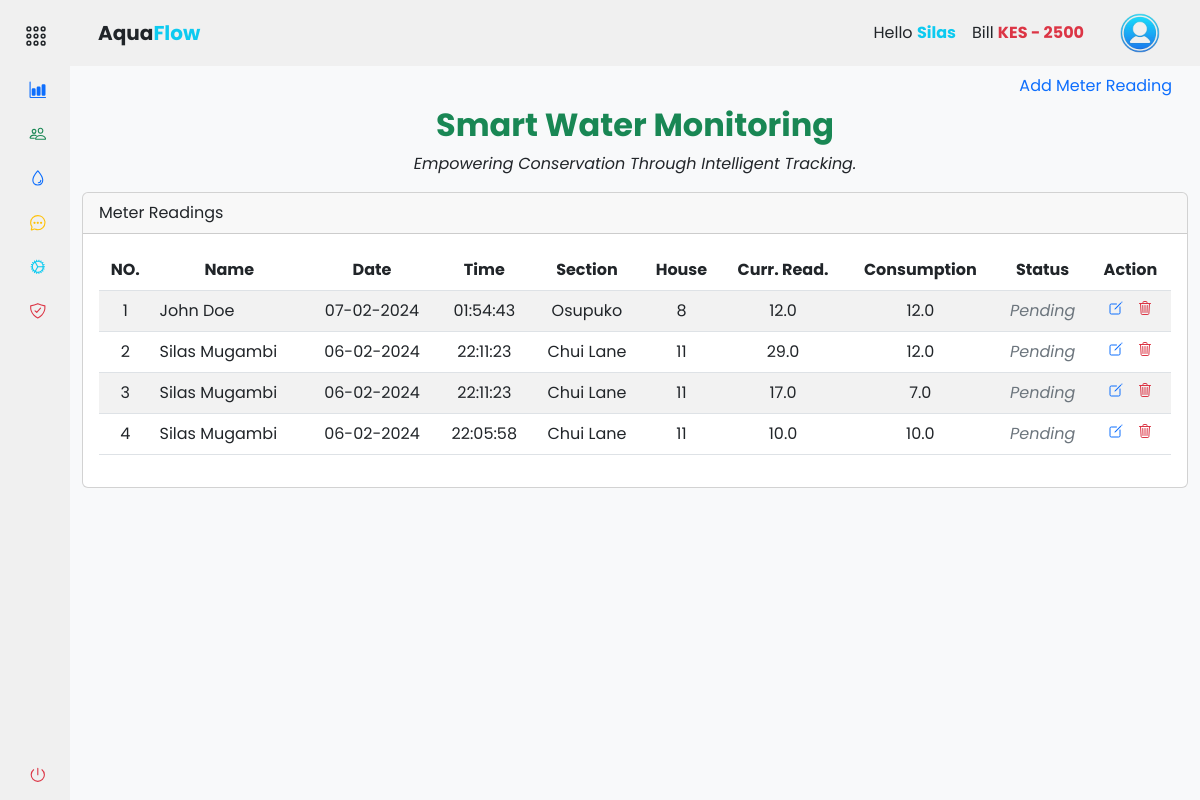
Page /accounts/records/meter_readings (signed in) on the earlier database version.
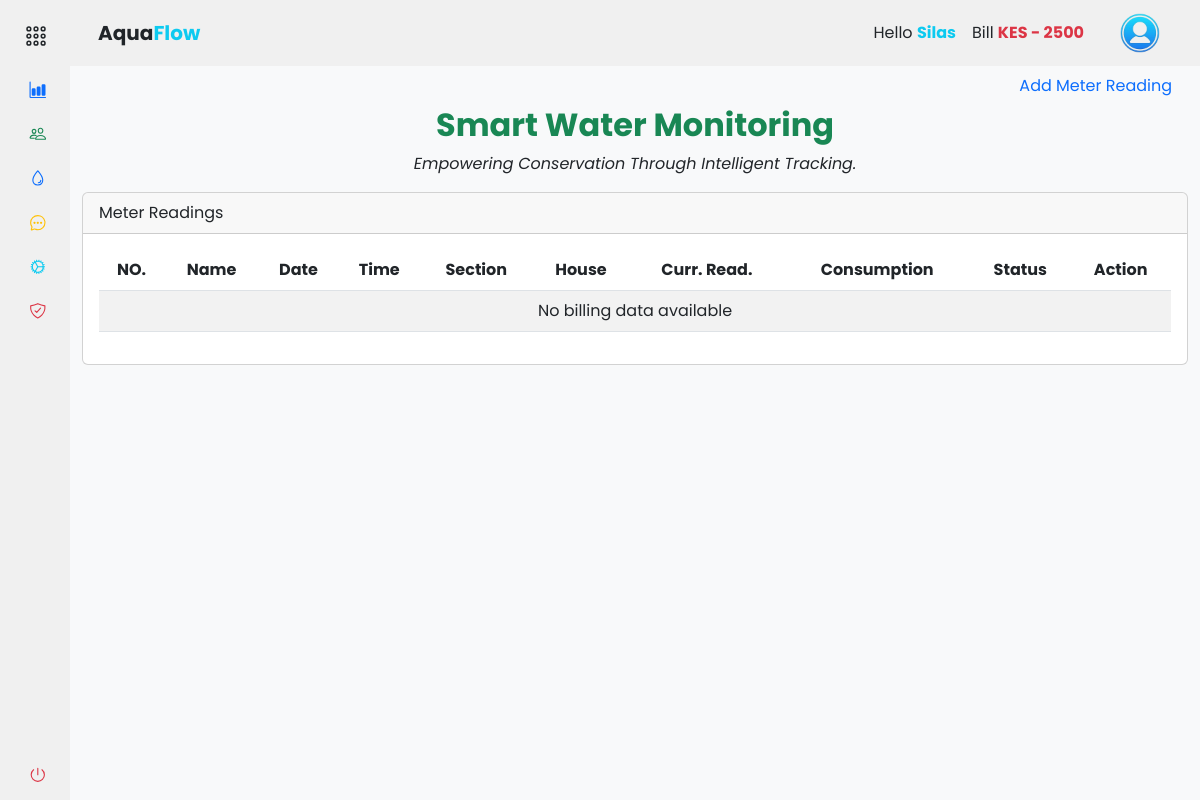
Same page on the later database version.
### app/backend/models/user.py (models this page shows, shortened)
class User(db.Model, UserMixin):
    id = db.Column(db.Integer, primary_key=True)
    mobile_number = db.Column(db.String(20), unique=True, nullable=False)
    password_hash = db.Column(db.String(128), nullable=False)
    first_name = db.Column(db.String(50))
    last_name = db.Column(db.String(50))
    email = db.Column(db.String(120))
    house_section = db.Column(db.String(50))
    house_number = db.Column(db.String(20))
    profile_image = db.Column(db.String(255))
    is_active = db.Column(db.Boolean, default=True)
    is_admin = db.Column(db.Boolean, default=False)
    meter_readings = db.relationship('MeterReading', backref='user', lazy=True)
    payments = db.relationship('Payment', backref='user', lazy=True)

class MeterReading(db.Model):
    id = db.Column(db.Integer, primary_key=True)
    user_id = db.Column(db.Integer, db.ForeignKey('user.id'), nullable=False)
    timestamp = db.Column(db.DateTime, default=datetime.now(timezone.utc) + timedelta(hours=3), nullable=False)
    customer_name = db.Column(db.String(50))
    house_section = db.Column(db.String(50))
    house_number = db.Column(db.String(20))
    reading_value = db.Column(db.Float)
    consumed = db.Column(db.Float)
    unit_price = db.Column(db.Float)
    service_fee = db.Column(db.Float)
    sub_total_price = db.Column(db.Float)
    total_price = db.Column(db.Float)
    reading_status = db.Column(db.Boolean, default=False)

### app/backend/accounts/records/routes.py (the view, shortened to what this page needs)
@records_bp.route('/meter_readings', methods=['GET', 'POST'])
@login_required
def meter_readings():
    add_meter_reading_form = AddMeterReadingForm()
    edit_meter_reading_form = EditMeterReadingForm()
    house_sections = db.session.query(User.house_section.distinct()).all()
    meter_readings = get_meter_readings(current_user)
    return render_template('accounts/meter_readings.html', house_sections=house_sections, meter_readings=meter_readings, form=add_meter_reading_form, edit_form=edit_meter_reading_form, hide_footer=True)

### app/backend/accounts/accounts_context.py (called while the page is built)
def accounts_context():
    people = 'silas'
    bill = int('2500')
    return {'people': people, 'bill': bill}

def inject_now():
    return {'now': datetime.utcnow() + timedelta(hours=3)}

### app/backend/accounts/records/meter_readings.py (called while the page is built)
def get_meter_readings(current_user):
    return MeterReading.query.filter_by(user_id=current_user.id).all()

### app/assets/templates/accounts/meter_readings.html (shortened to what this page needs)
{% extends 'base.html' %} {% block content %}
<section class="container-fluid">
  <ul class="nav nav-pills justify-content-end border-0">
    <li type="button" class="nav-item">
      <a
        class="nav-link"
        data-bs-toggle="modal"
        data-bs-target="#addMeterReadingModal"
        >Add Meter Reading</a
      >
    </li>
  </ul>
  <div class="text-center">
    <h2 class="fw-bold text-success">Smart Water Monitoring</h2>
    <p class="mt-2 fst-italic">
      Empowering Conservation Through Intelligent Tracking.
    </p>
  </div>
  <div class="col-md-12">
    <div class="card mt-3 mb-3">
      <div class="card-header">Meter Readings</div>
      <div class="card-body">
        <div class="table-responsive">
          <table
            class="table table-striped text-center data-table"
            style="width: 100%"
          >
            <thead>
              <tr>
                <th scope="col">NO.</th>
                <th scope="col">Name</th>
                <th scope="col">Date</th>
                <th scope="col">Time</th>
                <th scope="col">Section</th>
                <th scope="col">House</th>
                <th scope="col">Curr. Read.</th>
                <th scope="col">Consumption</th>
                <th scope="col">Status</th>
                <th scope="col">Action</th>
              </tr>
            </thead>
            <tbody>
              {% if meter_readings %} {% for reading in meter_readings | reverse
              %}
              <tr>
                <td>{{ loop.index }}</td>
                <td class="text-start">{{ reading.customer_name.title() }}</td>
                <td>{{ reading.timestamp.strftime('%d-%m-%Y') }}</td>
                <td>
                  {{ reading.timestamp.strftime('%H:%M:%S') if reading.timestamp
                  else '' }}
                </td>
                <td>{{ reading.house_section.title() }}</td>
                <td>{{ reading.house_number }}</td>
                <td>{{ reading.reading_value }}</td>
                <td>{{ reading.consumed }}</td>
                <td
                  class="fst-italic {% if reading.reading_status %}text-success{% else %}text-secondary{% endif %}"
                >
                  {{ 'Cleared' if reading.reading_status else 'Pending' }}
                </td>
                <td>
                  <a
                    action="{{ url_for('accounts.records.edit_meter_reading', meter_reading_id=reading.id) }}"
                    class="me-2"
                    data-bs-toggle="modal"
                    data-bs-target="#editConfirmationModal{{ reading.id }}"
                  >
                    <ion-icon
                      name="create-outline"
                      class="text-primary"
                    ></ion-icon>
                  </a>
                  <a
                    action="#deleteConfirmationModal_{{ reading.id }}"
                    class=""
                    data-bs-toggle="modal"
                    data-bs-target="#deleteConfirmationModal_{{ reading.id }}"
                  >
                    <ion-icon
                      name="trash-outline"
                      class="text-danger"
                    ></ion-icon>
                  </a>
                </td>
              </tr>
              {% endfor %}{% else %}
              <tr>
                <td colspan="12">No billing data available</td>
              </tr>
              {% endif %}
            </tbody>
          </table>
        </div>
      </div>
    </div>
  </div>
</section>
{% endblock %}

### app/assets/templates/base.html (shortened to what this page needs)
<!DOCTYPE html>
<html lang="en">
  <head>
    <link
      rel="stylesheet"
      href="{{ url_for('static', filename='css/vendor/bootstrap.min.css') }}"
    />
    <link
      rel="stylesheet"
      href="{{ url_for('static', filename='css/datatables/dataTables.bootstrap5.min.css') }}"
    />
    <link
      rel="stylesheet"
      href="{{ url_for('static', filename='css/styles.css') }}"
    />
  </head>
  <body>
    <div class="wrapper">
      {% include '/components/sidebar.html' %}
      <main class="main">
        {% include '/components/navbar.html' %}
        {% block content %}{% endblock %}
      </main>
    </div>
  </body>
</html>

### app/assets/templates/components/sidebar.html (shortened to what this page needs)
{% if not hide_sidebar %}
<aside id="sidebar">
  <div class="d-flex mt-2">
    <button class="toggle-btn" type="button">
      <ion-icon name="apps-outline" class="text-dark"></ion-icon>
    </button>
  </div>
  <ul class="sidebar-nav">
    <li class="sidebar-item">
      <a
        href="{{ url_for('accounts.dashboard.dashboard') }}"
        class="sidebar-link"
      >
        <ion-icon name="bar-chart" class="text-primary me-2"></ion-icon>
      </a>
    </li>
    <li class="sidebar-item">
      <a
        href="{{ url_for('accounts.people.people_list') }}"
        class="sidebar-link"
      >
        <ion-icon name="people-outline" class="text-success"></ion-icon>
      </a>
    </li>
    <li class="sidebar-item">
      <a
        href="#records_water_supply"
        class="sidebar-link collapsed has-dropdown"
        data-bs-toggle="collapse"
        data-bs-target="#records_water"
        aria-expanded="false"
        aria-controls="records_water"
      >
        <ion-icon name="water-outline" class="text-primary"></ion-icon>
      </a>
    </li>
    <li class="sidebar-item">
      <a
        href="{{ url_for('accounts.messages.messages') }}"
        class="sidebar-link"
      >
        <ion-icon
          name="chatbubble-ellipses-outline"
          class="text-warning"
        ></ion-icon>
      </a>
    </li>
    <li class="sidebar-item">
      <a
        href="{{ url_for('accounts.settings.settings') }}"
        class="sidebar-link"
      >
        <ion-icon name="cog-outline" class="text-info"></ion-icon>
      </a>
    </li>
    <li class="sidebar-item">
      <a
        href="{{ url_for('accounts.security.security_options') }}"
        class="sidebar-link"
      >
        <ion-icon
          name="shield-checkmark-outline"
          class="text-danger"
        ></ion-icon>
      </a>
    </li>
  </ul>
  <div class="sidebar-footer">
    <a
      class="sidebar-link"
      href="{{ url_for('auth.logout') }}"
      onclick="localStorage.clear();"
    >
      <ion-icon name="power-outline" class="text-danger"></ion-icon>
    </a>
  </div>
</aside>
{% endif %}

### app/assets/templates/components/navbar.html (shortened to what this page needs)
{% if not hide_navbar %}
<header
  id="navbar"
  class="navbar navbar-expand-lg sticky-sm-top {% if not current_user.is_authenticated %}bg-dark{% endif %}"
>
  <div class="container-fluid">
    <a
      class="navbar-brand text-center d-flex align-items-center fw-bold ms-3 {% if not current_user.is_authenticated %}text-light{% else %}text-dark{% endif %}"
      href="#"
    >
      Aqua<span class="text-info">Flow</span>
    </a>
    <div class="collapse navbar-collapse" id="navbarToggler">
      <div class="d-flex align-items-center ms-auto">
         {% if current_user.is_authenticated %}
        <ul class="navbar-nav me-3">
          <li class="nav-item">
            <a class="nav-link text-dark">
              Hello
              <span class="text-info fw-bold"
                >{{ current_user.first_name.title() }}</span
              >
            </a>
          </li>
          <li class="nav-item">
            <a class="nav-link text-dark">
              Bill
              <span
                class="fw-bold {% if bill > 0 %}text-danger{% else %}text-success{% endif %}"
                >KES {% if bill > 0 %}-{% endif %} {{ bill }}</span
              >
            </a>
          </li>
        </ul>
        <div class="btn-group">
          <button
            type="button"
            class="btn navbar-brand rounded-circle border-0"
            data-bs-toggle="dropdown"
            aria-expanded="false"
          >
            <img
              src="{{ url_for('static', filename='images/user.png') }}"
              alt="logo image"
              height="40px"
              width="40px"
            />
          </button>
        </div>
        {% endif %}
      </div>
    </div>
  </div>
</header>
{% endif %}

### app/assets/static/css/styles.css (style rules this page uses)
a { text-decoration: none; cursor: pointer; }
li { list-style: none; }
button { border: none !important; outline: none; }
body { font-family: "Poppins", sans-serif; }
.wrapper { display: flex; overflow: hidden; height: 100vh; }
#sidebar { width: 70px; min-width: 70px; z-index: 1000; transition: all 0.25s ease-in-out; display: flex; flex-direction: column; }
.toggle-btn { background-color: transparent; cursor: pointer; border: 0; padding: 1rem 1.5rem; }
.toggle-btn ion-icon { color: #000; font-size: 1.5rem; }
.sidebar-nav { padding: 0rem; flex: 1 1 auto; }
a.sidebar-link { padding: 0.625rem 1.625rem; color: #000; display: block; font-size: 0.9rem; border-radius: 5px; white-space: nowrap; border-left: 3px solid transparent; transition: background-color 0.3s ease, margin-inline-start 0.3s ease, border-left 0.3s ease; }
.sidebar-link ion-icon { font-size: 1.1rem; margin-right: 0.75rem; }
.sidebar-item { position: relative; }
.main { min-height: 100vh; width: 100%; overflow-y: scroll; transition: all 0.35s ease-in-out; background-color: rgb(248, 249, 250); }
.navbar, #sidebar { background-color: #f0f0f0; z-index: 1000; }

Differences in the rows shown:
removed MeterReading: customer_name "John Doe", timestamp "07-02-2024", timestamp "01:54:43", house_section "Osupuko", house_number "8", reading_value "12.0", consumed "12.0", reading_status "Pending"
removed MeterReading: customer_name "Silas Mugambi", timestamp "06-02-2024", timestamp "22:11:23", house_section "Chui Lane", house_number "11", reading_value "29.0", consumed "12.0", reading_status "Pending"
removed MeterReading: customer_name "Silas Mugambi", timestamp "06-02-2024", timestamp "22:11:23", house_section "Chui Lane", house_number "11", reading_value "17.0", consumed "7.0", reading_status "Pending"
removed MeterReading: customer_name "Silas Mugambi", timestamp "06-02-2024", timestamp "22:05:58", house_section "Chui Lane", house_number "11", reading_value "10.0", consumed "10.0", reading_status "Pending"
Other differences:
text now shown: "No billing data available"
